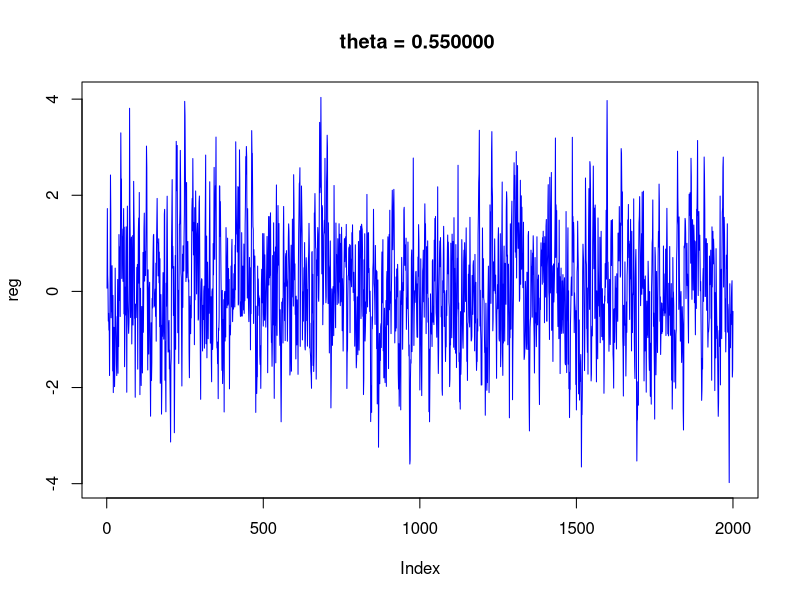
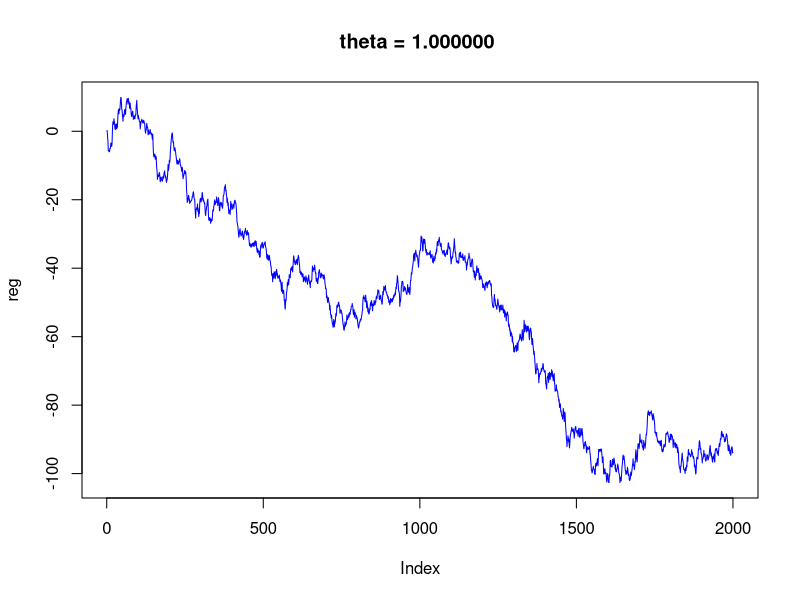
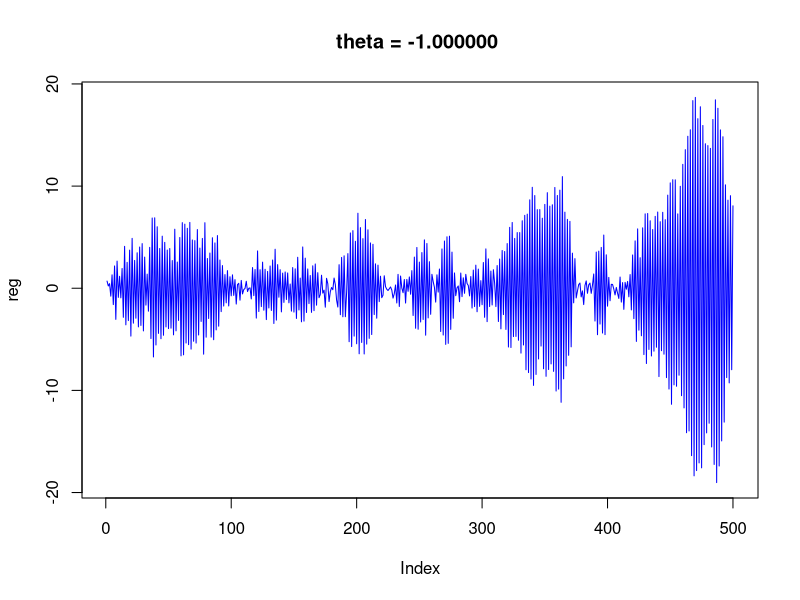
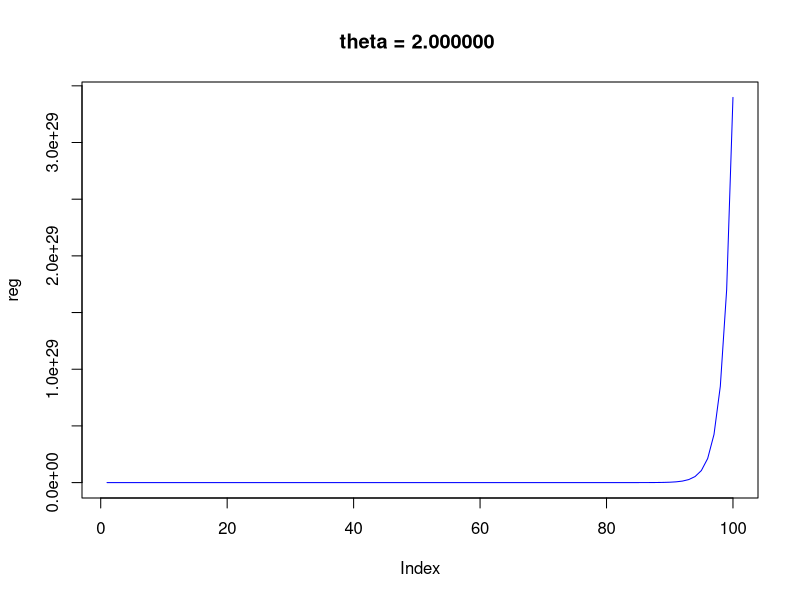
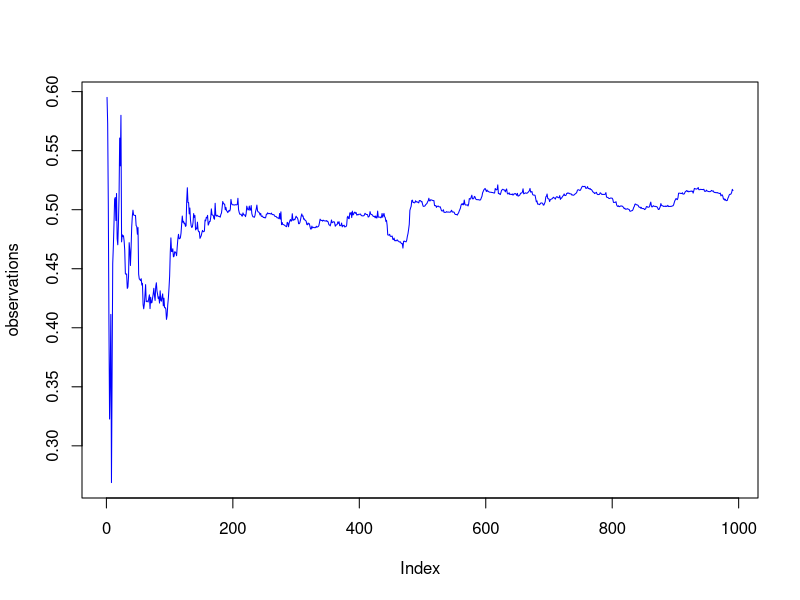
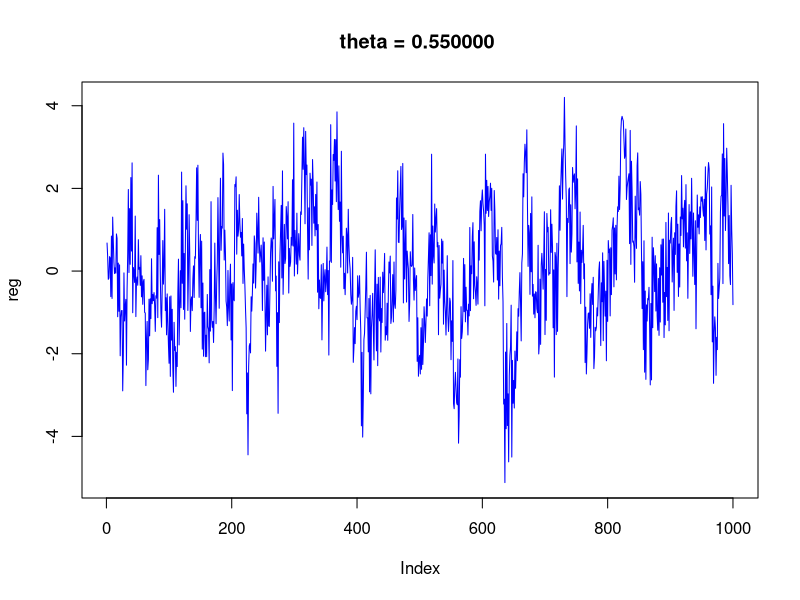

The R source for these figures, in order:
#Лабораторная работа: AR(p)

Ar <- function(n, theta) { # Функция AR для генерации реализации стационарного авторегрессионного процесса первого порядка (AR(1)).
  reg = numeric(n) # Создаем вектор для хранения реализации процесса длиной n
  reg[1] = runif(1, min = 0, max = 1)# Задаем первое значение случайно из равномерного распределения
  
  for(i in 2:n) {
    e = rnorm(1, 0, 1) # Генерируем случайную величину из нормального распределения
    reg[i] = reg[i - 1] * theta + e # Вычисляем следующее значение по рекуррентному соотношению
  }
  
  return(reg) # Возвращаем сгенерированную реализацию
}

## 1. Построить график процесса 𝐴𝑅(1), из 𝑛 наблюдений, для различных значений параметра θ
theta = 0.55
reg = Ar(2000,theta)
title = sprintf("theta = %f ",theta)
plot(reg,main = title ,type = c("l"), col="blue") # Строим график реализации процесса AR(1) с theta = 0.55

theta = 1
reg = Ar(2000,theta)
title = sprintf("theta = %f ",theta)
plot(reg,main = title ,type = c("l"), col="blue")# Строим график реализации процесса AR(1) с theta = 1

theta = -1
reg = Ar(500,theta)
title = sprintf("theta = %f ",theta)
plot(reg,main = title ,type = c("l"), col="blue") # Строим график реализации процесса AR(1) с theta = -1

theta = 2
reg = Ar(100,theta)
title = sprintf("theta = %f ",theta)
plot(reg,main = title ,type = c("l"), col="blue") # Строим график реализации процесса AR(1) с theta = 2


## 2. Оценить параметр |𝜃| ≤ 1 по методу наименьших квадратов (МНК).
n = 10000
theta = 0.55
reg = Ar(n,theta)
squaring_elem = numeric(n-1) # Создаем вектор для хранения квадратов предыдущих значений
sum_of_previous = numeric(n-1) # Создаем вектор для хранения произведений текущих и предыдущих значений
for(i in 2:n){
  squaring_elem[i] = reg[i-1]*reg[i-1] # Вычисляем квадрат предыдущего значения
  sum_of_previous[i] = reg[i]*reg[i-1] # Вычисляем произведение текущего и предыдущего значений
}
theta_estimate_mnk = sum(sum_of_previous)/sum(squaring_elem) # Вычисляем МНК-оценку параметра theta
sprintf("theta = %f, MNK - оценка theta = %f",theta,theta_estimate_mnk) # Выводим сравнение истинного и оцененного значений

## 3. Найти оценку максимального правдоподобия (МП) параметра 𝜃 процесса 𝐴𝑅(1).
n = 10000
MP = function(theta) { # Определяем функцию для вычисления суммы квадратов разностей
  MP_elems = numeric(n-1)
  for (i in 2 : n) {
    MP_elems[i] = (reg[i] - theta * reg[i-1])**2
  }
  return (sum(MP_elems))
}
theta = 0.55
reg = Ar(n,theta)
interval = c(-10,10)
tetta_estimete_mp <- optimize(f = MP, lower = min(interval), upper = max(interval), # Находим оценку параметра методом максимального правдоподобия
                              maximum = FALSE)$minimum
sprintf("theta = %f, MNK - оценка theta = %f, MP - оценка theta =  %f",theta,theta_estimate_mnk,tetta_estimete_mp )


## 4. Рассчитать МНК-оценки для объема выборки 𝑘 = 10, 11, . . . , 𝑛. 
## Посмотреть на динамику оценки, в зависимости от объема выборки, и сделать выводы.
##      (a) Замоделировать процесс 𝐴𝑅(1) объема выборки 𝑛 = 1000;
n = 1000
theta = 0.55
reg = Ar(n,theta)
##      (b) Расчитать МНК-оценку по 10 наблюдениям реализованного процесса;
squaring_elem = numeric(9)
sum_of_previous = numeric(9)
for(i in 2:10){
  squaring_elem[i] = reg[i-1]*reg[i-1]
  sum_of_previous[i] = reg[i]*reg[i-1]  
}
theta_estimate_mnk_10 = sum(sum_of_previous)/sum(squaring_elem)
sprintf("theta = %f, MNK - оценка theta = %f",theta,theta_estimate_mnk_10)
##      (c) Расчитать МНК-оценку по 11 наблюдениям и т.д. для всех 𝑘 = 10,11, . . . ,𝑛;
observations = numeric(n-10)
observations[1] = theta_estimate_mnk_10
for(i in 11:n){
  squaring_elem = numeric(i-1)
  sum_of_previous = numeric(i-1)
  for(j in 2:i){
    squaring_elem[j] = reg[j-1]*reg[j-1]
    sum_of_previous[j] = reg[j]*reg[j-1]  
  }
  theta_estimate_mnk = sum(sum_of_previous)/sum(squaring_elem)
  observations[i-9] = theta_estimate_mnk
}
##      (d) Построить последовательность полученных оценок на графике.
plot(observations,type = c("l"), col="blue")

## 5. Построить график устойчивого процесса 𝐴𝑅(2), из 𝑛 наблюдений.
Ar2 <- function(n, theta1, theta2) {
  reg = numeric(n)
  reg[1] = runif(1, min = 0, max = 1)
  reg[2] = runif(1, min = 0, max = 1)
  
  for(i in 3:n) {
    e = rnorm(1, 0, 1)
    reg[i] = reg[i - 2] * theta1 + reg[i - 1] * theta2 + e
  }
  return (reg)
}
n = 1000
theta1 = 0.51
theta2 = 0.27
reg = Ar2(n, theta1, theta2)
## Для того, чтобы процесс 𝐴𝑅(2) был стационарным необходимо, чтобы корни уравнения
## удовлетворяли условию |𝜆𝑖| < 1, 𝑖 = 1, 2.
lamda1 = (theta1+sqrt(theta1*theta1 + 4*theta2))*0.5
lamda2 = (theta1-sqrt(theta1*theta1 + 4*theta2))*0.5

sprintf("Корни уравнения : lamda1 = %f, lamda2 = %f",lamda1,lamda2)
title = sprintf("theta = %f ",theta)
plot(reg,main = title ,type = c("l"), col="blue")

## 6. Вычислить значение параметра 𝐴𝑅(2), используя функцию 𝑎𝑟𝑖𝑚𝑎 пакета 𝑠𝑡𝑎𝑡
arima(reg, order = c(2, 0, 0), include.mean = FALSE)